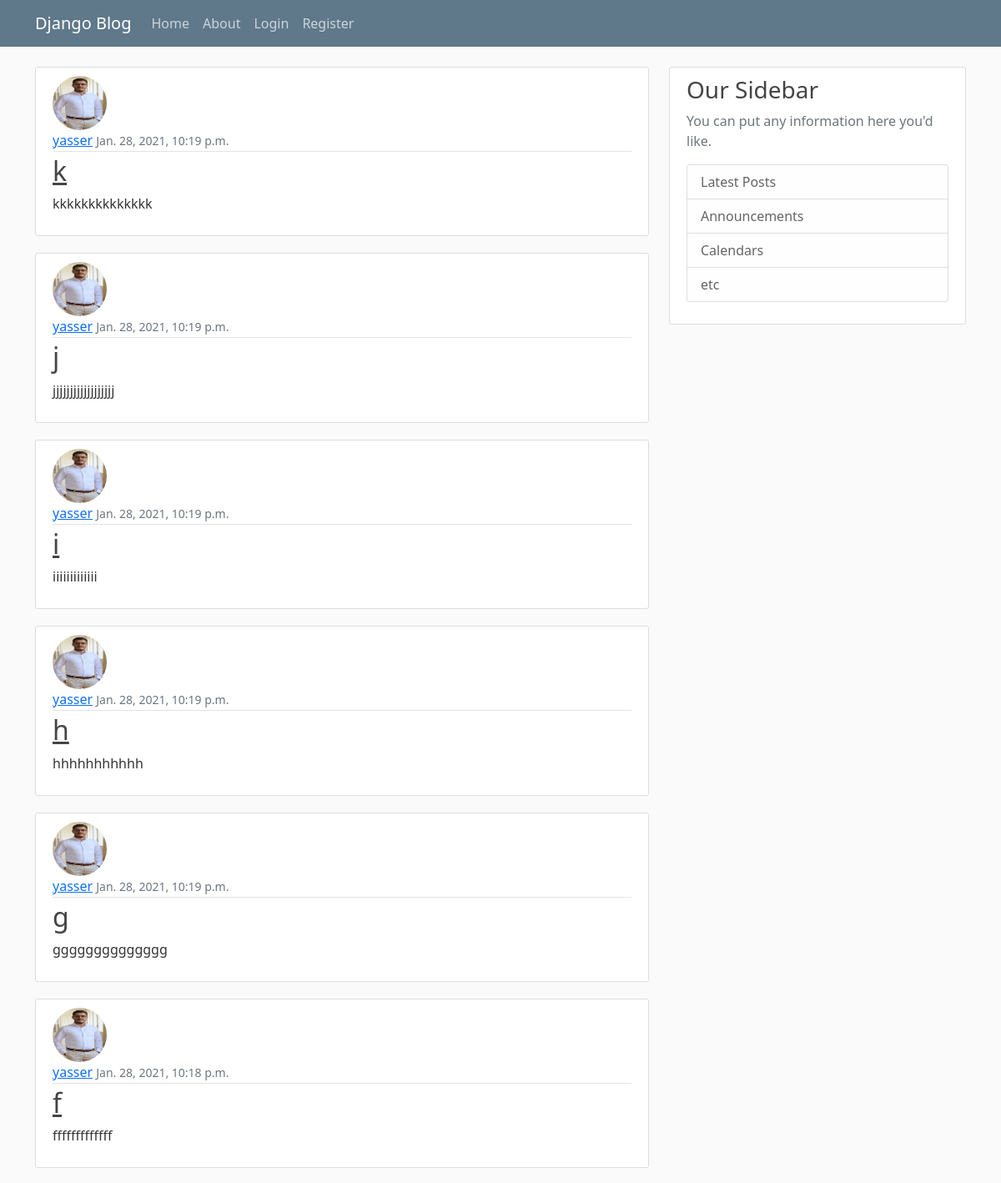
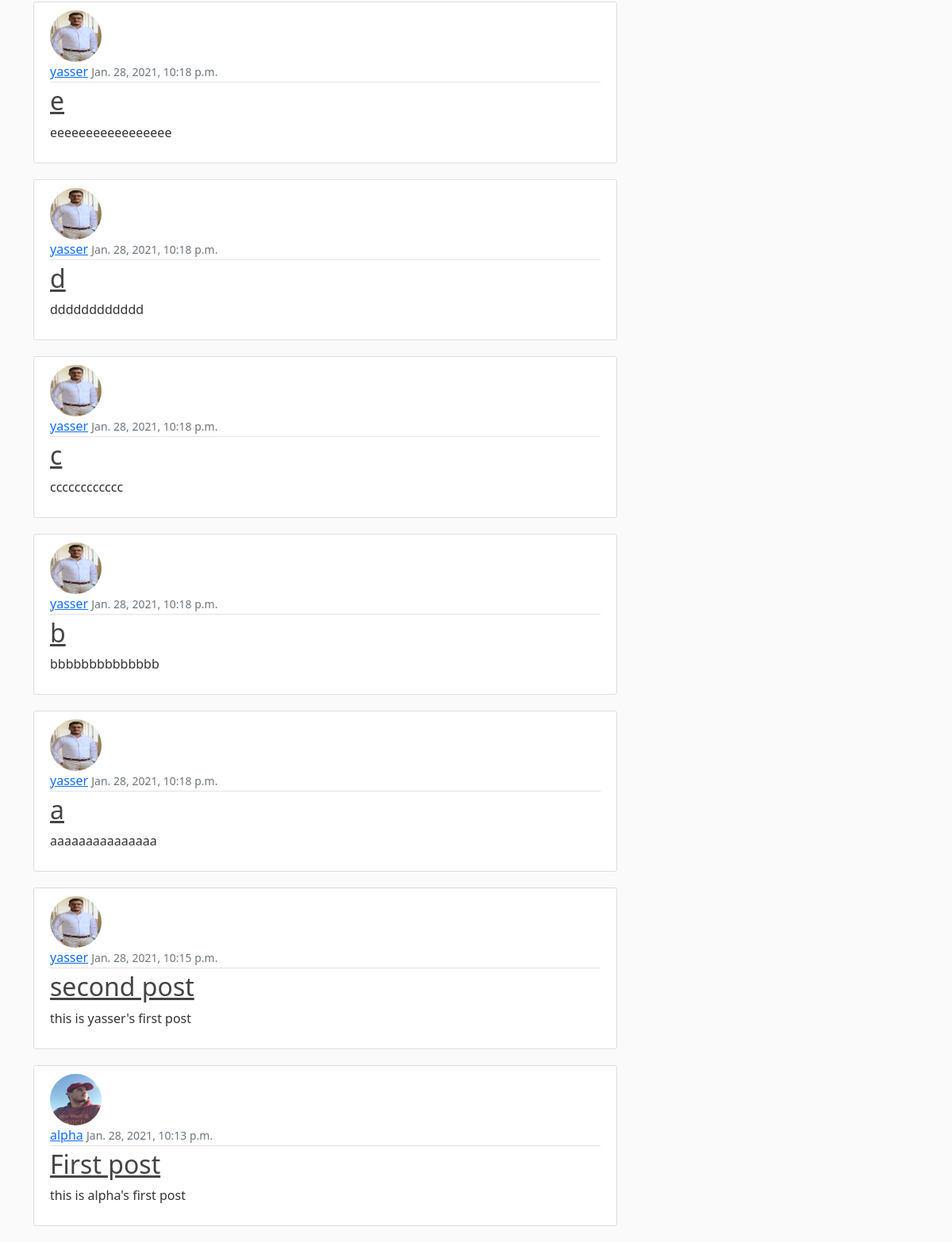
The page / on the database its author committed (2 pictures, top to bottom).
### blog/models.py (models this page shows, shortened)
class Blog(models.Model):
    title = models.CharField(max_length=100)
    content =  models.TextField()
    date_posted = models.DateTimeField(default=timezone.now)
    author = models.ForeignKey(User, on_delete=models.CASCADE)

### users/models.py (models this page shows, shortened)
class Profile(models.Model):
    user = models.OneToOneField(User, on_delete=models.CASCADE)
    image= models.ImageField(default='default.jpg', upload_to='profile_pics')

### blog/views.py (the view)
# urls.py: path('', PostListView.as_view(), name="blog-home"),
class PostListView(ListView):
    model = Blog
    template_name='blog/home.html'
    context_object_name="posts"
    ordering=['-date_posted']

### blog/templates/blog/home.html
{% extends 'blog/base.html' %}
{% block content%}
{% for post in posts%}
<article class="media content-section">
  <img src ="{{ post.author.profile.image.url}}" class="rounded-circle article-img">
    <div class="media-body">
      <div class="article-metadata">
        <a class="mr-2" href="#">{{ post.author }}</a>
        <small class="text-muted">{{ post.date_posted }}</small>
      </div>
      <h2><a class="article-title" href="{% url 'post-detail' post.id %}">{{ post.title }}</a></h2>
      <p class="article-content">{{ post.content }}</p>
    </div>
  </article>
{% endfor %}
{% endblock content%}

### blog/templates/blog/base.html (shortened to what this page needs)
{% load static%}
<!DOCTYPE html>
<html lang="en">
<head>
    <link href="https://cdn.jsdelivr.net/npm/bootstrap@5.0.0-beta1/dist/css/bootstrap.min.css" rel="stylesheet">
    <link rel="stylesheet" type="text/css" href="{% static 'blog/main.css' %}">
</head>
<body>
    <header class="site-header">
        <nav class="navbar navbar-expand-md navbar-dark bg-steel fixed-top">
          <div class="container">
            <a class="navbar-brand mr-4" href="{% url 'blog-home'%}">Django Blog</a>
            <div class="collapse navbar-collapse" id="navbarToggle">
              <div class="navbar-nav mr-auto">
                <a class="nav-item nav-link" href="{% url 'blog-home'%}">Home</a>
                <a class="nav-item nav-link" href="{% url 'blog-about'%}">About</a>
              </div>
              <div class="navbar-nav">
                {% if user.is_authenticated %}
                <a class="nav-item nav-link" href="{% url 'post-create'%}">New Post</a>
                <a class="nav-item nav-link" href="{% url 'profile'%}">Profile</a>
                <a class="nav-item nav-link" href="{% url 'logout'%}">Logout</a>
                {% else %}
                  <a class="nav-item nav-link" href="{% url 'login'%}">Login</a>
                  <a class="nav-item nav-link" href="{% url 'register'%}">Register</a>
                {% endif%}
              </div>
            </div>
          </div>
        </nav>
    </header>
    <main role="main" class="container">
        <div class="row">
          <div class="col-md-8">
            {% block content %}{% endblock %}
          </div>
          <div class="col-md-4">
            <div class="content-section">
              <h3>Our Sidebar</h3>
              <p class='text-muted'>You can put any information here you'd like.
                <ul class="list-group">
                  <li class="list-group-item list-group-item-light">Latest Posts</li>
                  <li class="list-group-item list-group-item-light">Announcements</li>
                  <li class="list-group-item list-group-item-light">Calendars</li>
                  <li class="list-group-item list-group-item-light">etc</li>
                </ul>
              </p>
            </div>
          </div>
        </div>
      </main>
</body>
</html>

### blog/static/blog/main.css (style rules this page uses)
body { background: #fafafa; color: #333333; margin-top: 5rem; }
h1, h2, h3, h4, h5, h6 { color: #444444; }
ul { margin: 0; }
.bg-steel { background-color: #5f788a; }
.site-header .navbar-nav .nav-link { color: #cbd5db; }
.content-section { background: #ffffff; padding: 10px 20px; border: 1px solid #dddddd; border-radius: 3px; margin-bottom: 20px; }
.article-title { color: #444444; }
.article-content { white-space: pre-line; }
.article-img { height: 65px; width: 65px; margin-right: 16px; }
.article-metadata { padding-bottom: 1px; margin-bottom: 4px; border-bottom: 1px solid #e3e3e3 }

### rows shown on the page
Blog: author.profile.image (picture), author "yasser", date_posted "Jan. 28, 2021, 10:19 p.m.", title "k", content "kkkkkkkkkkkkkk"
Blog: author.profile.image (picture), author "yasser", date_posted "Jan. 28, 2021, 10:19 p.m.", title "j", content "jjjjjjjjjjjjjjjjjj"
Blog: author.profile.image (picture), author "yasser", date_posted "Jan. 28, 2021, 10:19 p.m.", title "i", content "iiiiiiiiiiiii"
Blog: author.profile.image (picture), author "yasser", date_posted "Jan. 28, 2021, 10:19 p.m.", title "h", content "hhhhhhhhhhh"
Blog: author.profile.image (picture), author "yasser", date_posted "Jan. 28, 2021, 10:19 p.m.", title "g", content "gggggggggggggg"
Blog: author.profile.image (picture), author "yasser", date_posted "Jan. 28, 2021, 10:18 p.m.", title "f", content "fffffffffffff"
Blog: author.profile.image (picture), author "yasser", date_posted "Jan. 28, 2021, 10:18 p.m.", title "e", content "eeeeeeeeeeeeeeeee"
Blog: author.profile.image (picture), author "yasser", date_posted "Jan. 28, 2021, 10:18 p.m.", title "d", content "dddddddddddd"
Blog: author.profile.image (picture), author "yasser", date_posted "Jan. 28, 2021, 10:18 p.m.", title "c", content "cccccccccccc"
Blog: author.profile.image (picture), author "yasser", date_posted "Jan. 28, 2021, 10:18 p.m.", title "b", content "bbbbbbbbbbbbbb"
Blog: author.profile.image (picture), author "yasser", date_posted "Jan. 28, 2021, 10:18 p.m.", title "a", content "aaaaaaaaaaaaaaa"
Blog: author.profile.image (picture), author "yasser", date_posted "Jan. 28, 2021, 10:15 p.m.", title "second post", content "this is yasser's first post"
Blog: author.profile.image (picture), author "alpha", date_posted "Jan. 28, 2021, 10:13 p.m.", title "First post", content "this is alpha's first post"
